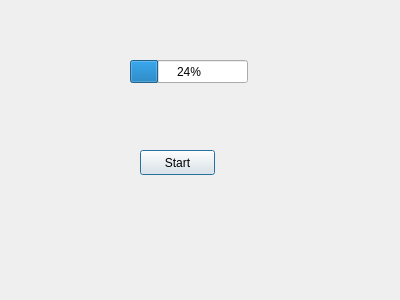
<?xml version="1.0" encoding="UTF-8"?>
<ui version="4.0">
 <class>MainDialog</class>
 <widget class="QDialog" name="MainDialog">
  <property name="geometry">
   <rect>
    <x>0</x>
    <y>0</y>
    <width>400</width>
    <height>300</height>
   </rect>
  </property>
  <property name="windowTitle">
   <string>MainDialog</string>
  </property>
  <widget class="QProgressBar" name="mProgressBar_">
   <property name="geometry">
    <rect>
     <x>130</x>
     <y>60</y>
     <width>118</width>
     <height>23</height>
    </rect>
   </property>
   <property name="value">
    <number>24</number>
   </property>
  </widget>
  <widget class="QPushButton" name="mStartButton_">
   <property name="geometry">
    <rect>
     <x>140</x>
     <y>150</y>
     <width>75</width>
     <height>25</height>
    </rect>
   </property>
   <property name="text">
    <string>Start</string>
   </property>
  </widget>
 </widget>
 <layoutdefault spacing="6" margin="11"/>
 <resources/>
 <connections/>
</ui>
